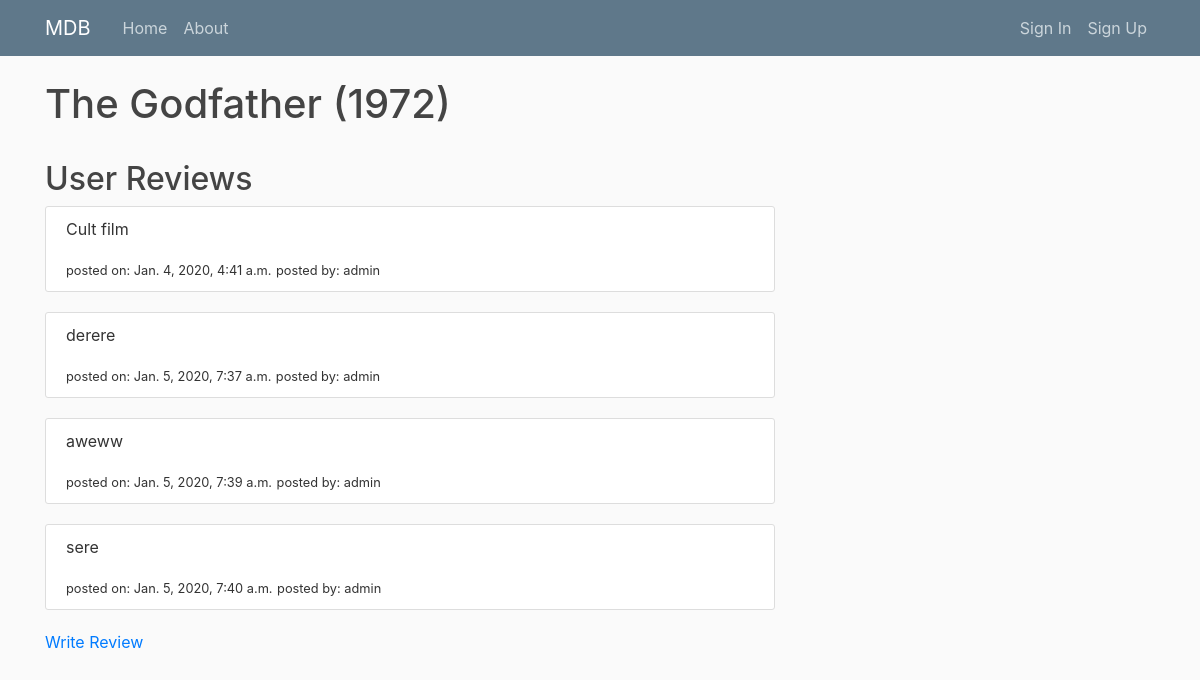
/movie/2/reviews/, run on the app's committed database.
### blog/models.py (models this page shows, shortened)
class Movie(models.Model):
    title = models.CharField(max_length=100)
    rating = models.FloatField()
    storyline = models.TextField()
    genres = models.CharField(choices=[("Action", "Action"), ("Thriller", "Thriller"), ("Sci-Fi", "Sci-Fi"),
                                       ("War", "War"), ("Romance", "Romance"), ("Drama", "Drama")], default="Action",
                              max_length=50)
    upvote = models.IntegerField(default=0)
    downvote = models.IntegerField(default=0)
    date_added = models.DateTimeField(default=timezone.now)
    def __str__(self):
        return self.title

class Review(models.Model):
    content = models.TextField()
    date_added = models.DateTimeField(default=timezone.now)
    movie = models.ForeignKey(Movie, on_delete=models.CASCADE)
    author = models.ForeignKey(User, on_delete=models.CASCADE)

### blog/views.py (the view)
# urls.py: path('movie/<int:pk>/reviews/', views.ReviewListView.as_view(), name='review-list'),
class ReviewListView(ListView):
    model = Review
    context_object_name = 'reviews'
    ordering = ['-date_added']
    def get_queryset(self):
        if 'pk' in self.kwargs:
            return Review.objects.filter(movie=self.kwargs['pk'])
    def get_context_data(self, **kwargs):
        context = super(ReviewListView, self).get_context_data(**kwargs)
        movie_name = Review.objects.filter(movie=self.kwargs['pk']).first()
        movie_name = movie_name.movie
        context['movie_name'] = movie_name
        return context

### blog/templates/blog/review_list.html
{% extends "blog/base.html" %}
{% block content %}
    <h1>{{ movie_name }}</h1>
    <br>
    <h2>User Reviews</h2>
    {% for review in reviews %}
        <article class="media content-section">
          <div class="media-body">
            <p class="article-content">{{ review.content }}</p>
              <small>posted on: {{review.date_added}}</small>
              <small>posted by: {{review.author}}</small>
            </div>
        </article>
    {% endfor %}
<footer><a href="{% url 'review-create' movie_name.id %}">Write Review</a></footer>
{% endblock content %}

### blog/static/blog/main.css (style rules this page uses)
body { background: #fafafa; color: #333333; margin-top: 5rem; }
h1, h2, h3, h4, h5, h6 { color: #444444; }
.content-section { background: #ffffff; padding: 10px 20px; border: 1px solid #dddddd; border-radius: 3px; margin-bottom: 20px; }
.article-content { white-space: pre-line; }

### data on the page
Movie: title "The Godfather (1972)"
Review: content "Cult film", date_added "Jan. 4, 2020, 4:41 a.m.", author "admin"
Review: content "derere", date_added "Jan. 5, 2020, 7:37 a.m.", author "admin"
Review: content "aweww", date_added "Jan. 5, 2020, 7:39 a.m.", author "admin"
Review: content "sere", date_added "Jan. 5, 2020, 7:40 a.m.", author "admin"
